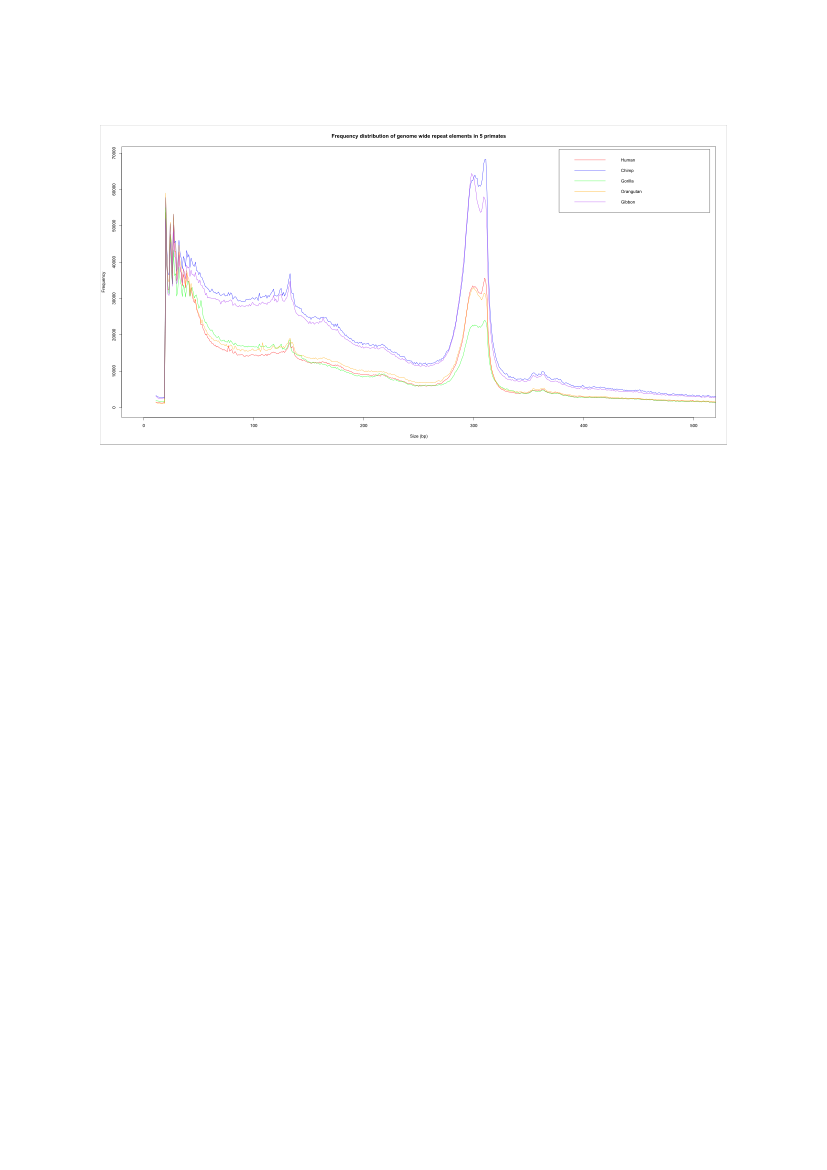

Here is the R script that generated this plot:
# start with a fresh sheet ;)
rm(list = ls(all = TRUE)) # clear workspace
graphics.off() # turn off graphics

# detect platform and set home directory accordingly
if (.Platform$OS.type == "unix") {
	home <- Sys.getenv('HOME')
} else {
	home <- Sys.getenv('USERPROFILE')
	if (home == "") {
		home <- paste(Sys.getenv('HOMEDRIVE'), Sys.getenv('HOMEPATH'), sep = '')
	}
}

#############################
# PLOT GROUP FREQUENCY DATA #
#############################

# load freqs file
freqs_data <- read.csv(paste(home, '/Dropbox/PhD/Research/Development/gcat/data/grepeats_freqs_all_5397205320.csv', sep=''),header=T)

# remove any data < 11 - all dust
freqs_data <- freqs_data[-1:-3,]

# check out data
summary(freqs_data)
names(freqs_data)
attach(freqs_data)
class(freqs_data)
head(freqs_data)
tail(freqs_data)

# create check for odd and even functions
is.even <- function(x) x %% 2 == 0
is.odd <- function(x) x %% 2 != 0

# create odd and even lists
nums <- c(1:length(freqs_data))
odd_nums <- nums[is.odd(nums)]
even_nums <- nums[is.even(nums)]
head(freqs_data[,odd_nums])
head(freqs_data[,even_nums])

# roundup function
roundup <- function(x) (ceiling(x / 10^(nchar(x) - 2)) * 10^(nchar(x) - 2)) # round numbers up to the nearest 10 ^ (number length minus 2)

# work out max values
ymax <- roundup(max(na.omit(freqs_data[,even_nums])))
xmax <-roundup(max(apply(na.omit(as.matrix(freqs_data[,odd_nums])), 2, function(x) quantile(x, .75))))

# get some colors
spp_cols <- sample(colors()[grep("dark|deep|medium",colors(), invert=F)], length(nums)/2, replace=F)
#spp_cols <- sample(colors()[grep("light|white|grey|gray|ivory|cream|snow|seashell|yellow",colors(), invert=T)], length(nums)/2, replace=F)

#pdf(file=paste(home, '/Dropbox/PhD/Research/Development/gcat/data/grepeats_freqs.pdf', sep=''), width=12, height=12)
plot(homo_sapiens.size, homo_sapiens.freqs, type="l", xlim=c(10,400), ylim=c(0,ymax), xlab="Size (bp)", ylab="Frequency", main="Frequency distribution of genome wide repeat elements in 5 primates", col=spp_cols[1])
lines(pan_troglodytes.size, pan_troglodytes.freqs, col=spp_cols[2])
lines(gorilla_gorilla.size, gorilla_gorilla.freqs, col=spp_cols[3])
lines(pongo_abelii.size, pongo_abelii.freqs, col=spp_cols[4])
lines(nomascus_leucogenys.size, nomascus_leucogenys.freqs, col=spp_cols[5])
legend("topright", inset=0.01, legend=c("Human", "Chimp", "Gorilla", "Orangutan", "Gibbon"), col=spp_cols, lty=1, lwd=2)
#dev.off()

#################################
# END PLOT GROUP FREQUENCY DATA #
#################################

##############################
# PLOT NON-REDUNDANT REPEATS #
##############################

# load all genome repeats class data
hs_freqs_data <- read.csv(paste(home, '/Dropbox/PhD/Research/Development/gcat/data/homo_sapiens_repeats.freqs', sep=''),header=F)
pt_freqs_data <- read.csv(paste(home, '/Dropbox/PhD/Research/Development/gcat/data/pan_troglodytes_repeats.freqs', sep=''),header=F)
gg_freqs_data <- read.csv(paste(home, '/Dropbox/PhD/Research/Development/gcat/data/gorilla_gorilla_repeats.freqs', sep=''),header=F)
pa_freqs_data <- read.csv(paste(home, '/Dropbox/PhD/Research/Development/gcat/data/pongo_abelii_repeats.freqs', sep=''),header=F)
nl_freqs_data <- read.csv(paste(home, '/Dropbox/PhD/Research/Development/gcat/data/nomascus_leucogenys_repeats.freqs', sep=''),header=F)
mm_freqs_data <- read.csv(paste(home, '/Dropbox/PhD/Research/Development/gcat/data/mus_musculus_repeats.freqs', sep=''),header=F)

# plot repeats from raw counts using table
#pdf(file=paste(home, '/Dropbox/PhD/Research/Development/gcat/data/grepeats_freqs.pdf', sep=''), width=12, height=12)
plot(table(hs_freqs_data), xlim=c(0,400), ylim=c(1750,200000), axes=F, log="y", type="l", col="red", main="Frequency distribution plot of genome-wide repeat elements", xlab="Size (bp)", ylab="Frequency")
lines(table(pt_freqs_data), col="green", type="l")
lines(table(gg_freqs_data), col="purple", type="l")
lines(table(pa_freqs_data), col="orange", type="l")
lines(table(nl_freqs_data), col="blue", type="l")
lines(table(mm_freqs_data), col="black", type="l")
axis(at=seq(0,400, by=50), labels=seq(0,400, by=50), side=1)
axis(at=c(2000, 5000, 10000, 20000, 50000, 100000, 200000), labels=c(2000, 5000, 10000, 20000, 50000, 100000, 200000), side=2)
legend("topright", legend=c("Human", "Chimp", "Gorilla", "Orangutan", "Gibbon", "Mouse"), col=c("red", "green", "purple", "orange", "blue", "black"), lty=1, lwd=2, inset=0.01)
#dev.off()

##################################
# END PLOT NON-REDUNDANT REPEATS #
##################################
